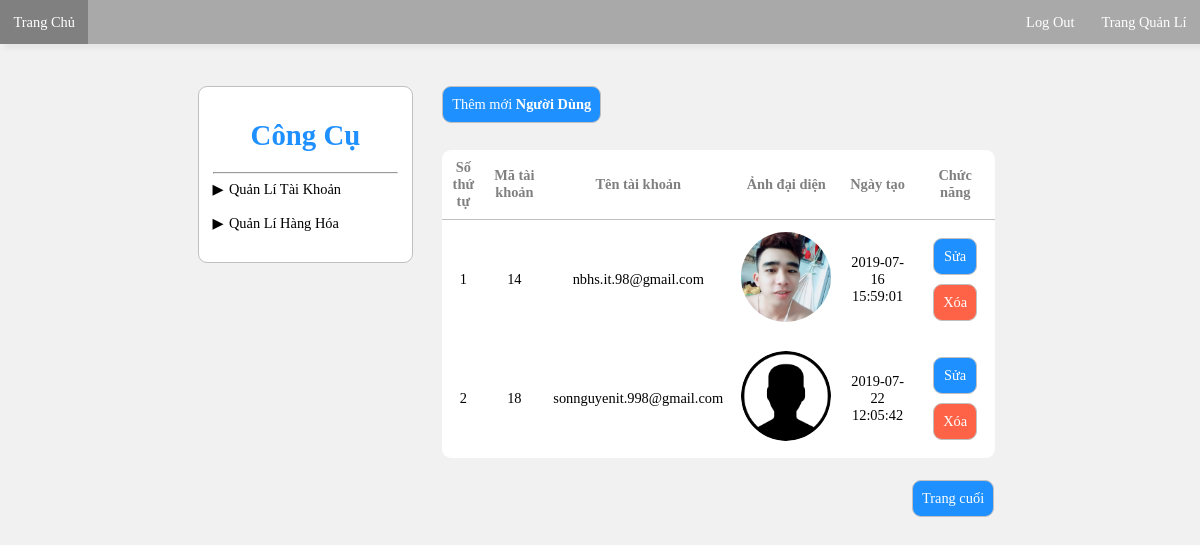
Page /index.php?page=TrangQuanLi&quanli=NguoiDung&index=1 (signed in) on the committed database.
### tables this page shows
CREATE TABLE `nguoidung` (
  `ID` int(11) NOT NULL,
  `Email` varchar(100) NOT NULL,
  `MatKhau` varchar(50) NOT NULL,
  `TenHienThi` varchar(150) NOT NULL,
  `GioiTinh` tinyint(1) NOT NULL,
  `SoDienThoai` varchar(15) NOT NULL,
  `DiaChi` varchar(1500) NOT NULL,
  `DuongDanAnhBia` varchar(300) NOT NULL DEFAULT 'public/images/default-images/no-image.jpg',
  `DuongDanAnhDaiDien` varchar(300) NOT NULL DEFAULT 'public/images/default-images/no-image.png',
  `NgayTao` varchar(30) DEFAULT NULL,
  `KieuTaiKhoan` varchar(15) DEFAULT 'user',
  `Tien` float NOT NULL DEFAULT '0'
);

### database/KetNoiNguoiDung.php (called while the page is built, shortened)
<?php
    class databaseNguoiDung{
        public function databaseNguoiDung(){
            try {
                $this->connect = new PDO('mysql:host=localhost;dbname=BanHang;charset=utf8','root','');
            } catch (Throwable $th) {
                echo "Loi ket noi co so du lieu";
                $this->connect = null;
            }
        }
    }
?>

### modal/NguoiDungClass.php (called while the page is built, shortened)
<?php
    class NguoiDungClass extends databaseNguoiDung{
        public function LayTatCaTaiKhoanNguoiDung(){
            $taiKhoan = $this->connect->prepare('SELECT * FROM nguoidung');
            $taiKhoan->setFetchMode(PDO::FETCH_OBJ);
            $taiKhoan->execute();
            $listTaiKhoan = $taiKhoan->fetchAll();
            return $listTaiKhoan;
        }
    }
?>

### view/component/nguoi-dung/index.php (the view, shortened to what this page needs)
<?php
    require "modal/NguoiDungClass.php";
    if(isset($_GET["index"])){
        $tab = $_GET['index'];
    }
?>
<div class="col-7">
    <div class="row">
        <div class="col-10 justify-content-start">
            <div class="btn btn-primary" onclick="document.getElementById('ThemTaiKhoanNguoiDung').style.display='block'">Thêm mới <strong>Người Dùng</strong></div>
        </div>
        <div class="col-10 w-100">
            <table class="bg-white">
                <tr class="text-dark">
                    <th>Số thứ tự</th>
                    <th>Mã tài khoản</th>
                    <th>Tên tài khoản</th>
                    <th>Ảnh đại diện</th>
                    <th>Ngày tạo</th>
                    <th>Chức năng</th>
                </tr>
                <?php
                    $stt = 1;
                    $pagesTable = 1;
                    $NguoiDungs = new NguoiDungClass();
                    $ThongTins = $NguoiDungs->LayTatCaTaiKhoanNguoiDung();
                    foreach($ThongTins as $ThongTin){
                        if($pagesTable == $tab){
                ?>
                <tr id="">
                    <td><?php echo $stt++; ?></td>
                    <td><?php echo $ThongTin->ID; ?></td>
                    <td><?php echo $ThongTin->Email; ?></td>
                    <td>
                        <img class="bd-100" src="<?php echo $ThongTin->DuongDanAnhDaiDien; ?>" alt="Không thể hiển thị" width="100px" height="100px">
                    </td>
                    <td><?php echo $ThongTin->NgayTao; ?></td>
                    <td>
                        <div class="btn btn-primary" onclick="SuaTaiKhoanNguoiDung('<?php echo $ThongTin->ID; ?>','<?php echo $ThongTin->Email; ?>','<?php echo $ThongTin->TenHienThi; ?>','<?php echo $ThongTin->MatKhau; ?>','<?php echo $ThongTin->GioiTinh; ?>','<?php echo $ThongTin->SoDienThoai; ?>','<?php echo $ThongTin->DiaChi; ?>','<?php echo $ThongTin->NgayTao; ?>', '<?php echo $ThongTin->KieuTaiKhoan; ?>', '<?php echo $ThongTin->DuongDanAnhBia; ?>', '<?php echo $ThongTin->DuongDanAnhDaiDien; ?>')">Sửa</div>
                        <div class="btn btn-danger" onclick="XoaTaiKhoanNguoiDung('<?php echo $ThongTin->ID; ?>', '<?php echo $ThongTin->Email; ?>')">Xóa</div>
                    </td>
                </tr>
               <?php
                        }
                ?>
                <?php
                    }
                ?>
            </table>
        </div>
        <div class="col-10 PhanTrang mt-1 bd-10 justify-content-end">
            <a href = "./index.php?page=TrangQuanLi&quanli=NguoiDung&index=<?php echo $pagesTable++ ?>" class="btn btn-primary PhanTrangNguoiDung">Trang cuối</a>
        </div>
    </div>
</div>

### public/css/style.css (style rules this page uses)
* { cursor:url('../images/default-images/cursor.png'), auto; }
body { margin: 0;background-color: #f1f1f1;zoom: 90% }
.col-10 { width: 99%; float: left; display: block; display: flex; justify-content: center; margin: 5px; }
.col-7 { width: 68%; float: left; display: block; display: flex; justify-content: center; margin: 5px; }
.row { display: block; }
.bg-white { background-color: white; }
.text-dark { color: Gray; }
.justify-content-end { justify-content: flex-end; }
.justify-content-start { justify-content: flex-start; }
.btn { background-color: #f1f1f1; width: auto; height: auto; padding: 10px; border: 1px solid silver; border-radius: 10px; margin: 10px; }
.btn-danger { background-color: tomato;color: white; }
.btn-primary { background-color: DodgerBlue;color: white; }
table { width: 100%; text-align: center; margin: 10px; border-radius: 10px; }
table, th, td { border-collapse: collapse; border-spacing: 0px; }
table th { border-bottom: 2px solid silver; padding: 10px; }
table td { padding: 10px }
.bd-100 { border-radius: 100px; }
.bd-10 { border-radius: 10px; }
.w-100 { width: 100%; }

### public/css/modalThemNguoiDung.css (style rules this page uses)
body { background-color: #f1f1f1; }

### public/css/phanTrang.css (style rules this page uses)
a.PhanTrangNguoiDung { text-decoration: none; margin: 5px; }

### rows in the picture
nguoidung: ID "14", Email "nbhs.it.98@gmail.com", DuongDanAnhDaiDien (picture), NgayTao "2019-07-16 15:59:01"
nguoidung: ID "18", Email "sonnguyenit.998@gmail.com", DuongDanAnhDaiDien (placeholder picture), NgayTao "2019-07-22 12:05:42"
